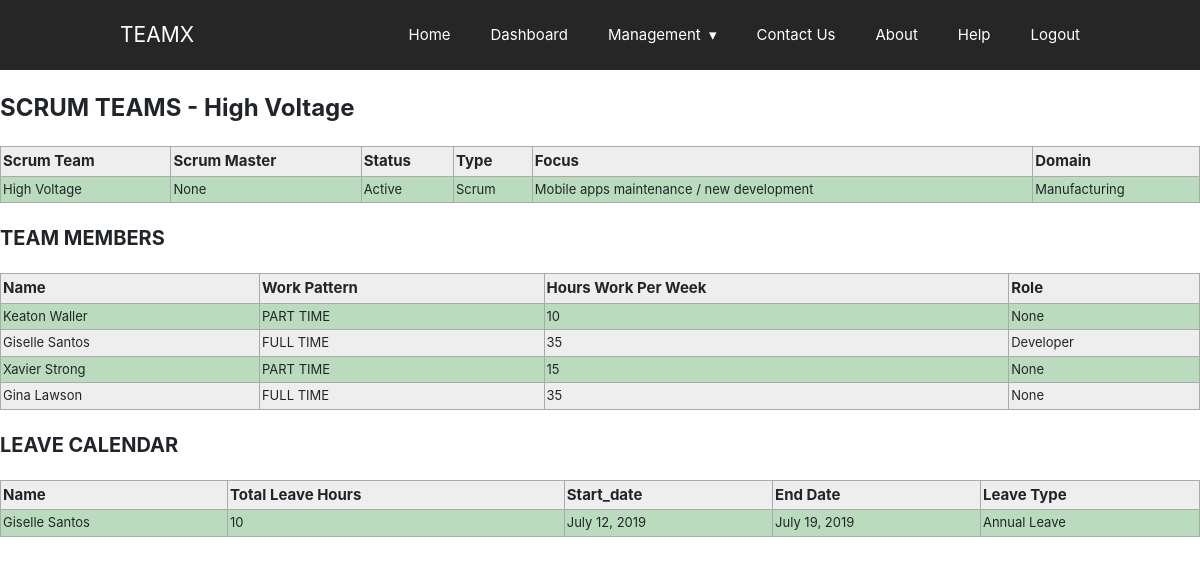
/2/ (signed in), run on the app's committed database.
### TeamXapp/models.py (models this page shows, shortened)
class ScrumTeam(models.Model):
    team_name = models.CharField(max_length=30, verbose_name="Scrum Team Name", null=True, blank=True)
    team_type = models.ForeignKey("ScrumTeamType", on_delete=models.PROTECT, null=True, blank=True, verbose_name="Team Type")
    current_focus = models.TextField(blank=True, null=True, verbose_name="Current Focus")
    scrum_master = models.ForeignKey("AllMembers", on_delete=models.DO_NOTHING, null=True, blank=True, verbose_name="Scrum Master")
    team_status = models.ForeignKey("ScrumTeamStatus", on_delete=models.DO_NOTHING, null=True, blank=True, verbose_name="Team Status")
    domain = models.ForeignKey('Domain', null=True, blank=True, on_delete=models.DO_NOTHING, verbose_name="Domain")
    class Meta:
        verbose_name = 'Scrum Team'
        verbose_name_plural = 'Scrum Teams'

class ScrumTeamStatus(models.Model):
    name = models.CharField(max_length=30)
    description = models.TextField(blank=True, null=True, verbose_name="Description")
    def __str__(self):
        return self.name
    class Meta:
        verbose_name = 'Scrum Team Status'
        verbose_name_plural = 'Scrum Team Status'

class ScrumTeamType(models.Model):
    name = models.CharField(max_length=30)
    description = models.TextField(blank=True, null=True, verbose_name="Description")
    def __str__(self):
        return self.name
    class Meta:
        verbose_name = 'Scrum Team Type'
        verbose_name_plural = 'Scrum Team Types'

class Domain(models.Model):
    domain_name = models.CharField(max_length=30, null=True, blank=True)
    description = models.TextField(blank=True, null=True, verbose_name="Description")
    def __str__(self):
        return self.domain_name
    class Meta:
        verbose_name = 'Domain'
        verbose_name_plural = 'Domains'

class AllMembers(models.Model):
    IN_TEAM_CHOICES = [('YES', 'Yes') , ('NO', 'No')]
    WORK_PATTERN_CHOICES = [('FULL TIME' , 'Full time') , ('PART TIME', 'Part time') , ('COMPRESSED HOURS', 'Compressed hours')]
    first_name = models.CharField(max_length=30, verbose_name="First name")
    second_name = models.CharField(max_length=30, verbose_name="Second name")
    work_pattern = models.CharField(choices=WORK_PATTERN_CHOICES, max_length=16, default='FULL TIME', null=True, blank=True)
    hours_per_week = models.IntegerField(verbose_name="Hours Per Week" , default=35)
    email = models.EmailField(null=True,blank=True)
    scrum_team_name = models.ForeignKey("ScrumTeam", on_delete=models.PROTECT, verbose_name="Scrum teams", null=True, blank=True)
    scrum_team_roles = models.ForeignKey("ScrumTeamRole", on_delete=models.DO_NOTHING, verbose_name="Roles", null=True, blank=True)
    myskill = models.ManyToManyField('Skills', blank=True, verbose_name="Skills")
    avatar = models.ImageField(null=True, blank=True)
    in_team = models.CharField(choices=IN_TEAM_CHOICES, max_length=3, default='NO', null=True, blank=True, verbose_name="In team")
    def __str__ (self):
        return self.first_name + ' ' +  self.second_name
    class Meta:
        verbose_name = "Team Member"
        verbose_name_plural = "Team Members"

class ScrumTeamRole(models.Model):
    name = models.CharField(max_length=30, verbose_name="Scrum Team Role:")
    job_role_group = models.ForeignKey("JobRoleGroup", null=True, blank=True, on_delete=models.DO_NOTHING)
    description = models.TextField(blank=True, null=True, verbose_name="Description")
    def __str__(self):
        return self.name
    class Meta:
        verbose_name = 'Job Role'
        verbose_name_plural = 'Job Roles'

class LeaveCalendar(models.Model):
    team_member = models.ForeignKey("AllMembers", on_delete=models.DO_NOTHING)
    start_date = models.DateField()
    end_date = models.DateField()
    total_hours = models.IntegerField()
    leave_type = models.ForeignKey("LeaveStatus", on_delete=models.DO_NOTHING, null=True, blank=True)
    note = models.TextField(blank=True, null=True, verbose_name="Leave Note")

class LeaveStatus(models.Model):
    leave_status = models.CharField(max_length=31, null=True, blank=True)
    description = models.TextField(blank=True, null=True, verbose_name="Description")
    def __str__(self):
        return self.leave_status
    class Meta:
        verbose_name = 'Leave Type'
        verbose_name_plural = 'Leave Type'

### TeamXapp/views.py (the view)
# urls.py: url(r'(?P<pk>\d+)/$', team_details , name = 'team_details'),
def team_details(request, pk, *args, **kwargs):
    team_stuff = ScrumTeam.objects.get(pk=pk)
    people_stuff = AllMembers.objects.filter(scrum_team_name=pk)
    leave_stuff = LeaveCalendar.objects.all()
    context = {"team"       : team_stuff,
               "all_people" : people_stuff,
               "all_leave"  : leave_stuff}
    target_page = './html/a_team.html'
    return render(request,  target_page , context)

### templates/html/a_team.html (shortened to what this page needs)
{% extends "base.html" %}
{% block content %}
<div class="ScrumTeam">SCRUM TEAMS - {{ team.team_name }}</div>
    <table class="blueTable">
        <tr>
            <th class="">Scrum Team</th>
            <th class="">Scrum Master</th>
            <th class="">Status</th>
            <th class="">Type</th>
            <th class="">Focus</th>
            <th class="">Domain</th>
        </tr>
        <tr>
            <td class="">{{ team.team_name }}</td>
            <td class="">{{ team.scrum_master}}</td>
            <td class="">{{ team.team_status}}</td>
            <td class="">{{ team.team_type}} </td>
            <td class="">{{ team.current_focus}}</td>
            <td class="">{{ team.domain}}</td>
        </tr>
    </table>
<div class="TeamMembers">TEAM MEMBERS</div>
    <table class="blueTable">
        <tr>
            <th class="">Name</th>
            <th class="">Work Pattern</th>
            <th class="">Hours Work Per Week</th>
            <th class="">Role</th>
        </tr>
        {% for people in all_people %}
            <tr>
                <td class="">{{people.first_name}} {{people.second_name}}</td>
                <td class="">{{people.work_pattern}}</td>
                <td class="">{{people.hours_per_week}}</td>
                <td class="">{{people.scrum_team_roles}}</td>
            </tr>
        {% endfor %}
    </table>
<div class="TeamMembers">LEAVE CALENDAR</div>
   <table class="blueTable">
        <tr>
            <th class="">Name</th>
            <th class="">Total Leave Hours</th>
            <th class="">Start_date</th>
            <th class="">End Date</th>
            <th class="">Leave Type</th>
        </tr>
        {% for people in all_people %}
            {% for leave in all_leave %}
                {% if leave.team_member.id ==  people.id %}
                    <tr>
                        <td class="">{{leave.team_member}}</td>
                        <td class="">{{leave.total_hours}}</td>
                        <td class="">{{leave.start_date}}</td>
                        <td class="">{{leave.end_date}}</td>
                        <td class="">{{leave.leave_type}}</td>
                    </tr>
                {% endif %}
            {% endfor %}
        {% endfor %}
{% endblock%}

### static/css/w3.css (style rules this page uses)
*,*:before,*:after { box-sizing:inherit }
html { -ms-text-size-adjust:100%;-webkit-text-size-adjust:100% }
body { margin:0 }
html,body { font-family:Verdana,sans-serif;font-size:15px;line-height:1.5 }
html { overflow-x:hidden }

### static/css/style.css (style rules this page uses)
html { scroll-behavior: smooth; }
body, html { height: 100% }

### templates/base.html (style rules this page uses)
body { padding: 70px 0px 0px 0px; }

### templates/html/a_team.html (style rules this page uses)
.ScrumTeam { font-size: 24px; font-weight: bold; margin-top: 20px; margin-bottom: 20px; }
.TeamMembers { font-size: 20px; font-weight: bold; margin-top: 20px; margin-bottom: 20px; }
table.blueTable { border: 1px solid #1C6EA4; background-color: #EEEEEE; width: 100%; text-align: left; border-collapse: collapse; }
table.blueTable td, table.blueTable th { border: 1px solid #AAAAAA; padding: 3px 2px; }
table.blueTable tbody td { font-size: 13px; }
table.blueTable tr:nth-child(even) { background: #badbbd; }

### data on the page
ScrumTeam: team_name "High Voltage", scrum_master "None", team_status "Active", team_type "Scrum", current_focus "Mobile apps maintenance / new development", domain "Manufacturing"
AllMembers: first_name "Keaton", second_name "Waller", work_pattern "PART TIME", hours_per_week "10", scrum_team_roles "None"
AllMembers: first_name "Giselle", second_name "Santos", work_pattern "FULL TIME", hours_per_week "35", scrum_team_roles "Developer"
AllMembers: first_name "Xavier", second_name "Strong", work_pattern "PART TIME", hours_per_week "15", scrum_team_roles "None"
AllMembers: first_name "Gina", second_name "Lawson", work_pattern "FULL TIME", hours_per_week "35", scrum_team_roles "None"
LeaveCalendar: team_member "Giselle Santos", total_hours "10", start_date "July 12, 2019", end_date "July 19, 2019", leave_type "Annual Leave"
